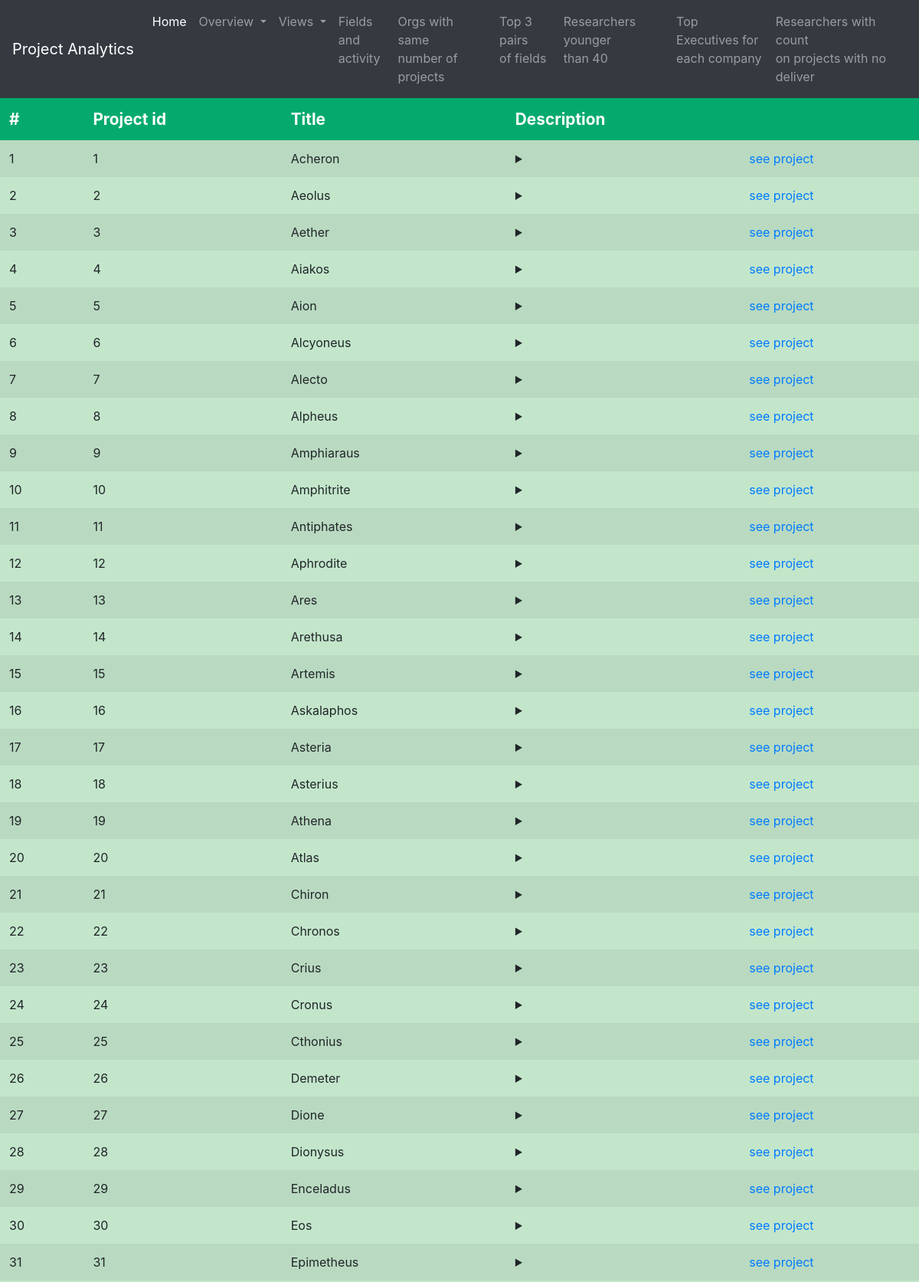
The page /frontend/proj_overview.php (upper part) on the database its author committed.
### tables this page shows
CREATE TABLE IF NOT EXISTS `project` (
  `project_id` INT NOT NULL AUTO_INCREMENT,
  `title` VARCHAR(64) NOT NULL,
  `summary` VARCHAR(128) NOT NULL,
  `amount` DOUBLE NOT NULL,
  `starting_date` DATE NOT NULL,
  `finish_date` DATE NOT NULL,
  `duration` SMALLINT(4) NULL,
  PRIMARY KEY (`project_id`),
  INDEX `index_fin` (`finish_date` ASC) INVISIBLE,
  INDEX `index_am` (`amount` ASC) VISIBLE,
  UNIQUE INDEX `project_id_UNIQUE` (`project_id` ASC) VISIBLE);

### frontend/proj_overview.php (the view, shortened to what this page needs)
<!DOCTYPE html>
<html lang="en">
<head>
    <link rel="stylesheet" href="https://cdn.jsdelivr.net/npm/bootstrap@4.5.3/dist/css/bootstrap.min.css">
</head>
<body>
    <?php include('navbar.php'); ?>
    <table class="table table-hover table-success table-striped table-borderless">
        <?php
		echo "<thead>";
		echo "<tr>";
		echo "<th>#</th>";
		echo "<th>Project id</th>";
		echo "<th>Title</th>";
		echo "<th>Description</th>";
		echo "<th> </th>";
		echo "</tr>";
		echo "</thead>";
        $host = "127.0.0.1";
        $port = 3308;
        $socket = "";
        $user = "root";
        $password = "Account_attempt56!";
        $dbname = "mydb";
        $conn = new mysqli($host, $user, $password, $dbname, $port, $socket)
            or die('Could not connect to the database server' . mysqli_connect_error());
        $quer = 'SELECT project_id, title, amount, exec_name,org_name,starting_date, finish_date,duration,summary FROM project inner join administration_ex on administrationex_project_id = project_id inner join executive on administrationex_executive_id = executive_id inner join administration on administration_project_id = project_id inner join organisation on administration_organisation_id = organisation_id';
        $res = mysqli_query($conn, $quer);
        $num = 0;
        if (mysqli_num_rows($res) == 0) {
            echo "<h4>There are no projects</h4>";
        } else {
            while ($tuple = mysqli_fetch_assoc($res)) {
                $num++;
                echo "<tr>";
                echo "<td>" . $num . "</td>";
                echo "<td>" . $tuple['project_id'] . "</td>";
                echo "<td>" . $tuple['title'] . "</td>";
				echo "<td> <details> <summary>  </summary> <p>".$tuple['summary']."</p> </td>";
				echo "<td>" . "<a class=\"button button1\" href=\"see_project.php?varname1=".$tuple['project_id']." \" role=\"button\">
					see project
						</a>". "</td>";
                echo "</tr>";
		   }
        }
        ?>
    </table>
</body>
</html>

### frontend/proj_overview.php (style rules this page uses)
thead th { font-size: 1.3em; background-color: #04AA6D; color: white; }

### rows shown on the page
project: project_id "1", title "Acheron"
project: project_id "2", title "Aeolus"
project: project_id "3", title "Aether"
project: project_id "4", title "Aiakos"
project: project_id "5", title "Aion"
project: project_id "6", title "Alcyoneus"
project: project_id "7", title "Alecto"
project: project_id "8", title "Alpheus"
project: project_id "9", title "Amphiaraus"
project: project_id "10", title "Amphitrite"
project: project_id "11", title "Antiphates"
project: project_id "12", title "Aphrodite"
project: project_id "13", title "Ares"
project: project_id "14", title "Arethusa"
project: project_id "15", title "Artemis"
project: project_id "16", title "Askalaphos"
project: project_id "17", title "Asteria"
project: project_id "18", title "Asterius"
project: project_id "19", title "Athena"
project: project_id "20", title "Atlas"
project: project_id "21", title "Chiron"
project: project_id "22", title "Chronos"
project: project_id "23", title "Crius"
project: project_id "24", title "Cronus"
project: project_id "25", title "Cthonius"
project: project_id "26", title "Demeter"
project: project_id "27", title "Dione"
project: project_id "28", title "Dionysus"
project: project_id "29", title "Enceladus"
project: project_id "30", title "Eos"
project: project_id "31", title "Epimetheus"
